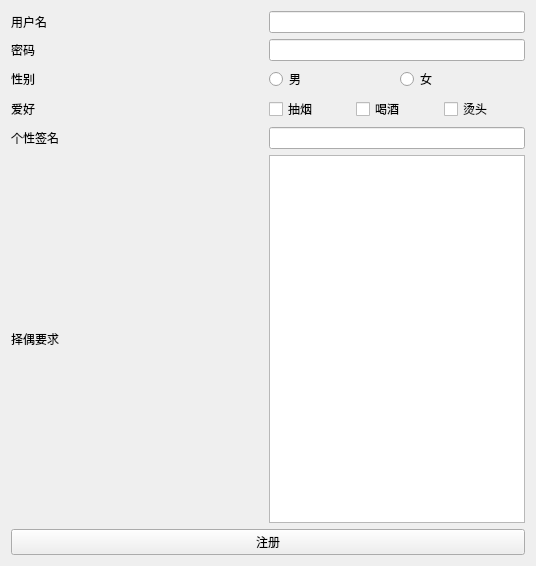
<?xml version="1.0" encoding="UTF-8"?>
<ui version="4.0">
 <class>Form</class>
 <widget class="QWidget" name="Form">
  <property name="geometry">
   <rect>
    <x>0</x>
    <y>0</y>
    <width>536</width>
    <height>566</height>
   </rect>
  </property>
  <property name="windowTitle">
   <string>Form</string>
  </property>
  <layout class="QVBoxLayout" name="verticalLayout">
   <item>
    <layout class="QGridLayout" name="gridLayout">
     <item row="0" column="0">
      <widget class="QLabel" name="label">
       <property name="text">
        <string>用户名</string>
       </property>
      </widget>
     </item>
     <item row="0" column="1">
      <widget class="QLineEdit" name="lineEdit_1"/>
     </item>
     <item row="1" column="0">
      <widget class="QSplitter" name="splitter_2">
       <property name="orientation">
        <enum>Qt::Horizontal</enum>
       </property>
       <widget class="QLabel" name="label_2">
        <property name="text">
         <string>密码</string>
        </property>
       </widget>
      </widget>
     </item>
     <item row="1" column="1">
      <widget class="QLineEdit" name="lineEdit_2"/>
     </item>
     <item row="2" column="0">
      <widget class="QLabel" name="label_3">
       <property name="text">
        <string>性别</string>
       </property>
      </widget>
     </item>
     <item row="2" column="1">
      <layout class="QHBoxLayout" name="horizontalLayout_2">
       <item>
        <widget class="QRadioButton" name="radioButton_1">
         <property name="text">
          <string>男</string>
         </property>
        </widget>
       </item>
       <item>
        <widget class="QRadioButton" name="radioButton_2">
         <property name="text">
          <string>女</string>
         </property>
        </widget>
       </item>
      </layout>
     </item>
     <item row="3" column="0">
      <widget class="QLabel" name="label_4">
       <property name="text">
        <string>爱好</string>
       </property>
      </widget>
     </item>
     <item row="3" column="1">
      <layout class="QHBoxLayout" name="horizontalLayout">
       <item>
        <widget class="QCheckBox" name="checkBox_1">
         <property name="text">
          <string>抽烟</string>
         </property>
        </widget>
       </item>
       <item>
        <widget class="QCheckBox" name="checkBox_2">
         <property name="text">
          <string>喝酒</string>
         </property>
        </widget>
       </item>
       <item>
        <widget class="QCheckBox" name="checkBox_3">
         <property name="text">
          <string>烫头</string>
         </property>
        </widget>
       </item>
      </layout>
     </item>
     <item row="4" column="0">
      <widget class="QLabel" name="label_5">
       <property name="text">
        <string>个性签名</string>
       </property>
      </widget>
     </item>
     <item row="4" column="1">
      <widget class="QLineEdit" name="lineEdit_3"/>
     </item>
     <item row="5" column="0">
      <widget class="QLabel" name="label_6">
       <property name="text">
        <string>择偶要求</string>
       </property>
      </widget>
     </item>
     <item row="5" column="1">
      <widget class="QPlainTextEdit" name="plainTextEdit_1"/>
     </item>
     <item row="6" column="0" colspan="2">
      <widget class="QPushButton" name="pushButton">
       <property name="text">
        <string>注册</string>
       </property>
      </widget>
     </item>
    </layout>
   </item>
  </layout>
 </widget>
 <resources/>
 <connections/>
</ui>
